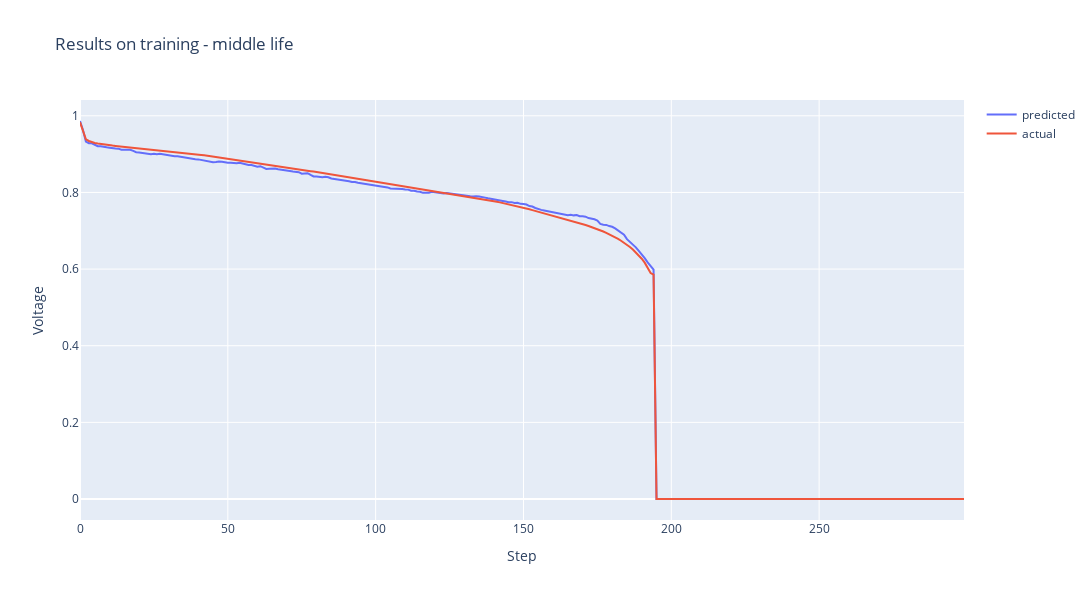
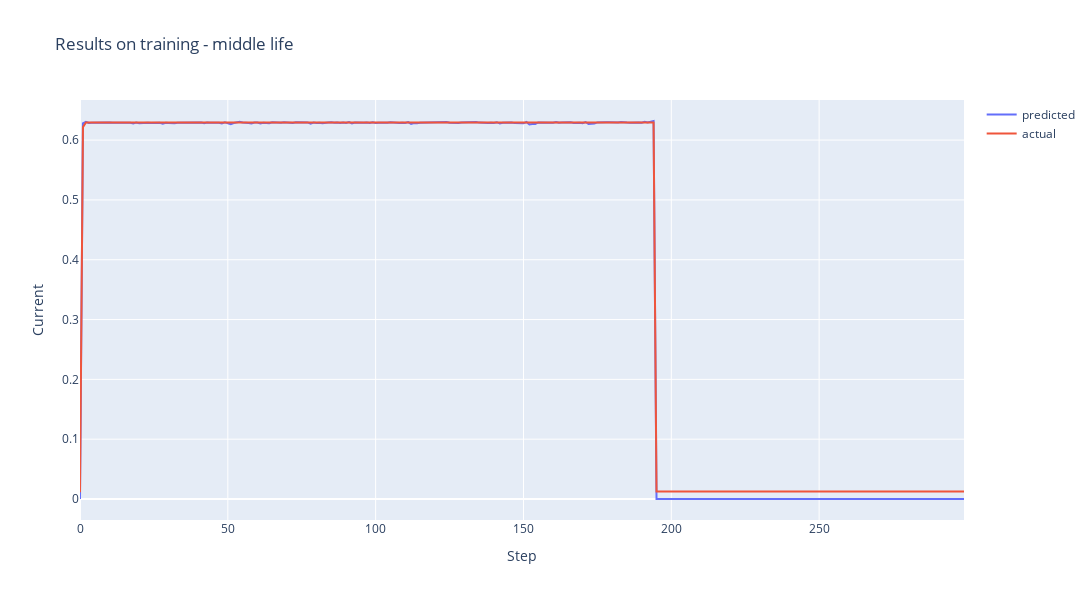
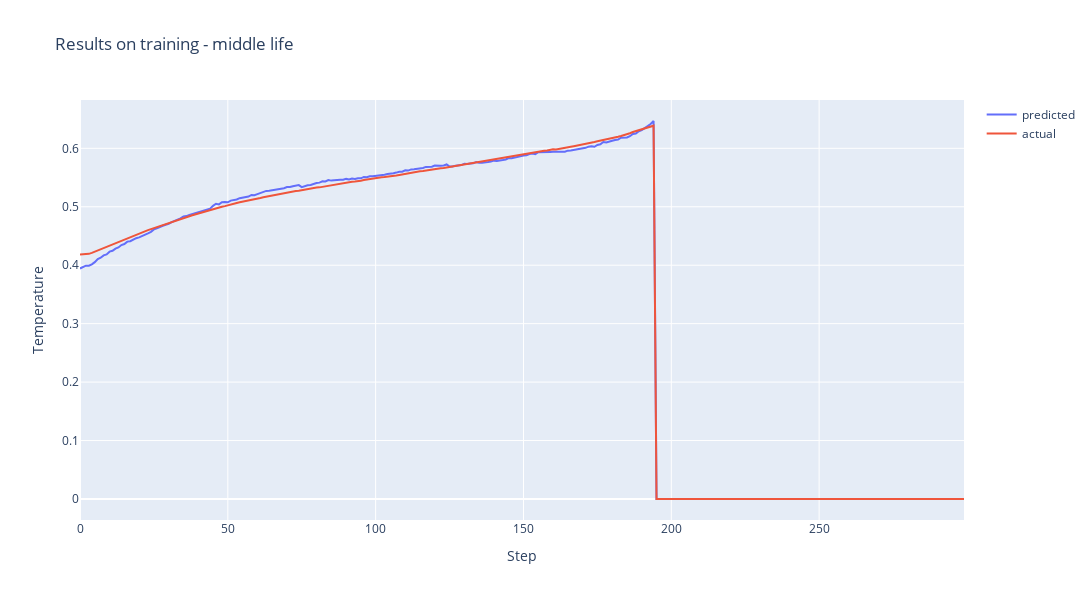

The notebook cell these images were saved under, in order:
### Code cell
for i in range(train_x.shape[2]):
    fig = go.Figure()
    fig.add_trace(go.Scatter(y=train_predictions[int(train_battery_range[0]/2),:,i],
                        mode='lines', name='predicted'))
    fig.add_trace(go.Scatter(y=train_x[int(train_battery_range[0]/2),:,i],
                        mode='lines', name='actual'))
    fig.update_layout(title='Results on training - middle life',
                    xaxis_title='Step',
                    yaxis_title=labels[i],
                    width=1400,
                    height=600)
    fig.show()

### Figure 1 — Plotly figure (JSON) as saved in the notebook; plotly's stock layout.template omitted (floating-point values rounded to 4 significant figures; data arrays with more than 128 entries replaced by an {"elided": "..."} marker saying what was removed)
{"data": [{"mode": "lines", "name": "predicted", "type": "scatter", "y": {"elided": "300 float values"}}, {"mode": "lines", "name": "actual", "type": "scatter", "y": {"elided": "300 float values"}}], "layout": {"height": 600, "title": {"text": "Results on training - middle life"}, "width": 1400, "xaxis": {"title": {"text": "Step"}}, "yaxis": {"title": {"text": "Voltage"}}}}

### Figure 2 — Plotly figure (JSON) as saved in the notebook; plotly's stock layout.template omitted (floating-point values rounded to 4 significant figures; data arrays with more than 128 entries replaced by an {"elided": "..."} marker saying what was removed)
{"data": [{"mode": "lines", "name": "predicted", "type": "scatter", "y": {"elided": "300 float values"}}, {"mode": "lines", "name": "actual", "type": "scatter", "y": {"elided": "300 float values"}}], "layout": {"height": 600, "title": {"text": "Results on training - middle life"}, "width": 1400, "xaxis": {"title": {"text": "Step"}}, "yaxis": {"title": {"text": "Current"}}}}

### Figure 3 — Plotly figure (JSON) as saved in the notebook; plotly's stock layout.template omitted (floating-point values rounded to 4 significant figures; data arrays with more than 128 entries replaced by an {"elided": "..."} marker saying what was removed)
{"data": [{"mode": "lines", "name": "predicted", "type": "scatter", "y": {"elided": "300 float values"}}, {"mode": "lines", "name": "actual", "type": "scatter", "y": {"elided": "300 float values"}}], "layout": {"height": 600, "title": {"text": "Results on training - middle life"}, "width": 1400, "xaxis": {"title": {"text": "Step"}}, "yaxis": {"title": {"text": "Temperature"}}}}
